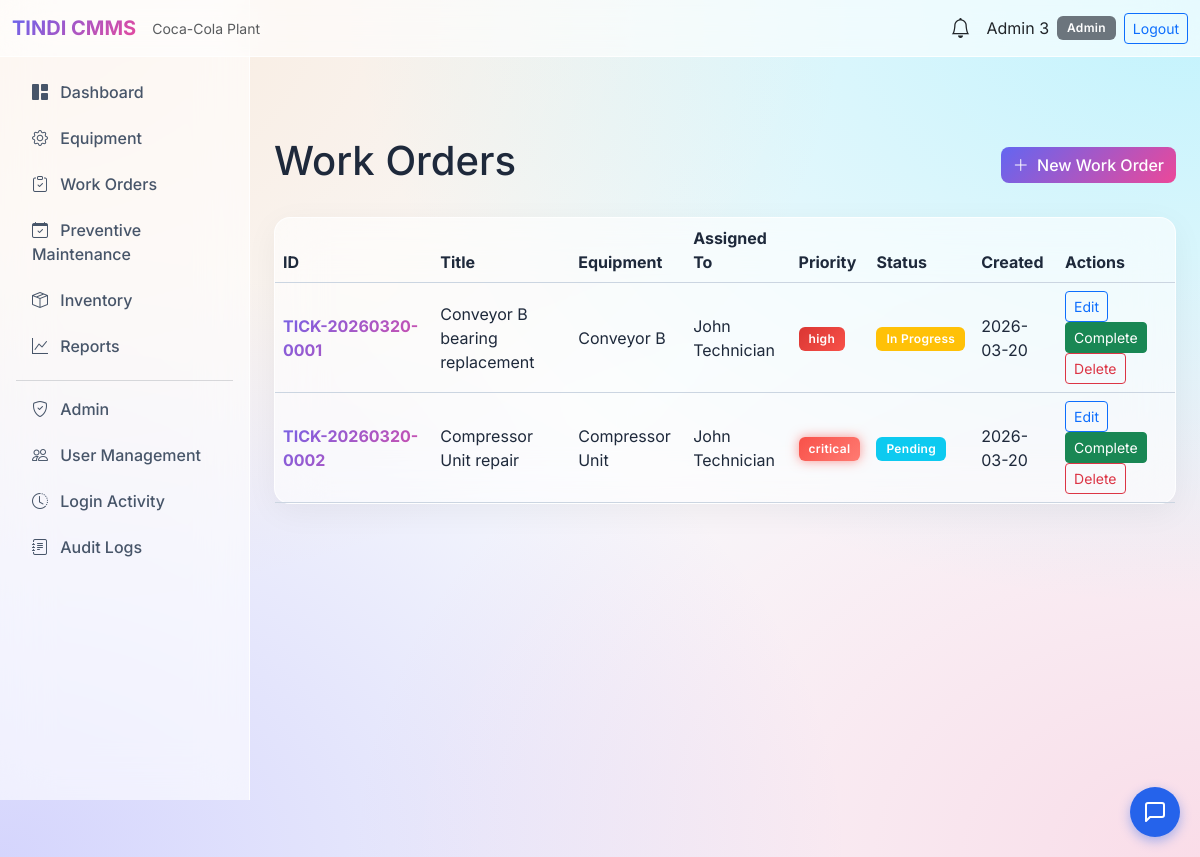
The app's page /work-orders (signed in), older data.
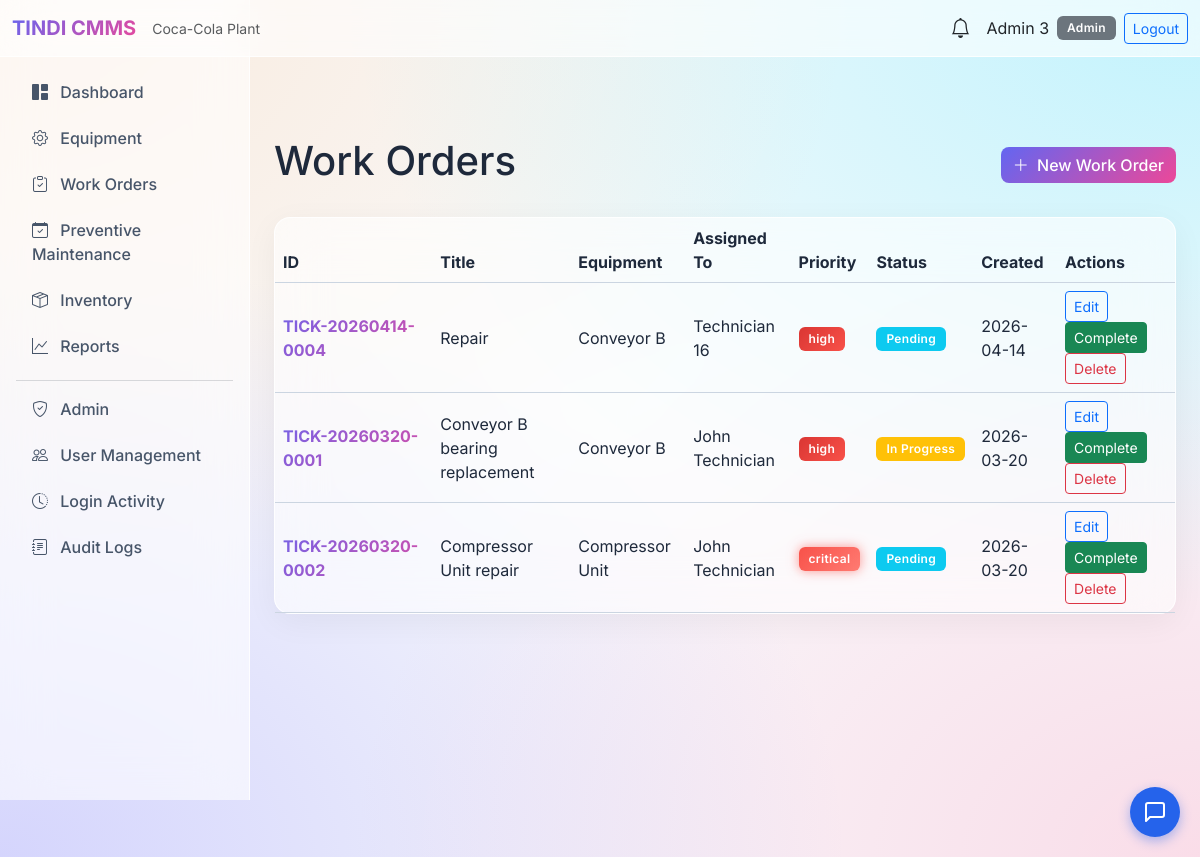
The same page, newer data.
### tables this page shows
CREATE TABLE work_orders (
    id INTEGER PRIMARY KEY AUTOINCREMENT,
    equipment_id INTEGER,
    assigned_to INTEGER,
    title TEXT NOT NULL,
    description TEXT,
    priority TEXT NOT NULL DEFAULT 'medium' CHECK(priority IN ('low', 'medium', 'high', 'critical')),
    status TEXT NOT NULL DEFAULT 'pending' CHECK(status IN ('pending', 'in_progress', 'completed', 'cancelled')),
    scheduled_date TEXT,
    date_created TEXT DEFAULT (date('now')),
    date_completed TEXT,
    maintenance_notes TEXT,
    created_by INTEGER,
    FOREIGN KEY (equipment_id) REFERENCES equipment(id) ON DELETE SET NULL,
    FOREIGN KEY (assigned_to) REFERENCES users(id),
    FOREIGN KEY (created_by) REFERENCES users(id)
);

CREATE TABLE equipment (
    id INTEGER PRIMARY KEY AUTOINCREMENT,
    name TEXT NOT NULL,
    category TEXT NOT NULL,
    location TEXT,
    status TEXT NOT NULL DEFAULT 'active' CHECK(status IN ('active', 'faulty', 'under_maintenance', 'inactive')),
    qr_code TEXT,
    serial_number TEXT,
    purchase_date TEXT,
    last_maintenance_date TEXT,
    notes TEXT,
    created_at TIMESTAMP DEFAULT CURRENT_TIMESTAMP,
    updated_at TIMESTAMP DEFAULT CURRENT_TIMESTAMP
);

CREATE TABLE users (
    id INTEGER PRIMARY KEY AUTOINCREMENT,
    name TEXT NOT NULL,
    email TEXT UNIQUE NOT NULL,
    password_hash TEXT NOT NULL,
    role TEXT NOT NULL CHECK(role IN ('Admin', 'Maintenance Manager', 'Technician', 'Store Manager')),
    is_active INTEGER DEFAULT 1,
    created_at TIMESTAMP DEFAULT CURRENT_TIMESTAMP,
    updated_at TIMESTAMP DEFAULT CURRENT_TIMESTAMP
, last_login TIMESTAMP, password TEXT);

### app/routes/work_order_routes.py (the view)
@work_order_bp.route('')
@login_required
@role_required('Admin', 'Maintenance Manager', 'Technician')
def list_work_orders():
    if session.get('user_role') == 'Technician':
        wos = get_all(assigned_to_user_id=session['user_id'])
    else:
        wos = get_all()
    can_create = session.get('user_role') in ['Admin', 'Maintenance Manager']
    return render_template('work_orders/list.html', work_orders=wos, can_create=can_create)

### app/models/notification.py (called while the page is built)
def get_unread(user_id):
    return execute_query(
        "SELECT * FROM notifications WHERE user_id = ? AND is_read = 0 ORDER BY created_at DESC",
        (user_id,), fetch_all=True
    )

### app/models/user.py (called while the page is built)
def get_by_id(user_id):
    return execute_query(
        "SELECT id, name, email, role, is_active FROM users WHERE id = ?",
        (user_id,), fetch_one=True
    )

### app/models/work_order.py (called while the page is built, shortened)
def get_all(assigned_to_user_id=None):
    return execute_query(
        """SELECT w.*, e.name as equipment_name, e.location as equipment_location,
                  u.name as assigned_to_name, u.email as assigned_to_email
           FROM work_orders w
           LEFT JOIN equipment e ON w.equipment_id = e.id
           LEFT JOIN users u ON w.assigned_to = u.id
           ORDER BY w.date_created DESC""",
        fetch_all=True
    )

### app/routes/auth_routes.py (called while the page is built)
def login_required(f):
    @wraps(f)
    def decorated(*args, **kwargs):
        if 'user_id' not in session:
            flash('Please log in to access this page.', 'warning')
            return redirect(url_for('auth.login'))
        return f(*args, **kwargs)
    return decorated

### templates/work_orders/list.html (shortened to what this page needs)
{% extends "base.html" %}
{% block content %}
<div class="d-flex justify-content-between align-items-center mb-4">
    <h1>{% if can_create %}Work Orders{% else %}My Work Orders{% endif %}</h1>
    {% if can_create %}
    <a href="{{ url_for('work_order.add') }}" class="btn btn-primary"><i class="bi bi-plus-lg me-1"></i> New Work Order</a>
    {% endif %}
</div>
<div class="card">
    <div class="table-responsive">
        <table class="table table-dark table-hover mb-0">
            <thead>
                <tr>
                    <th>ID</th>
                    <th>Title</th>
                    <th>Equipment</th>
                    <th>Assigned To</th>
                    <th>Priority</th>
                    <th>Status</th>
                    <th>Created</th>
                    <th>Actions</th>
                </tr>
            </thead>
            <tbody>
                {% for wo in work_orders %}
                <tr>
                    <td class="fw-bold brand-gradient">TICK-{{ wo.date_created|replace('-', '') }}-{{ "%04d" % wo.id }}</td>
                    <td>{{ wo.title }}</td>
                    <td>{{ wo.equipment_name or '-' }}</td>
                    <td>{{ wo.assigned_to_name or '-' }}</td>
                    <td><span class="badge badge-priority-{{ wo.priority }}">{{ wo.priority }}</span></td>
                    <td>
                        {% if wo.status == 'completed' %}<span class="badge bg-success">Completed</span>
                        {% elif wo.status == 'in_progress' %}<span class="badge bg-warning">In Progress</span>
                        {% elif wo.status == 'cancelled' %}<span class="badge bg-secondary">Cancelled</span>
                        {% else %}<span class="badge bg-info">Pending</span>{% endif %}
                    </td>
                    <td>{{ wo.date_created }}</td>
                    <td>
                        <a href="{{ url_for('work_order.edit', wo_id=wo.id) }}" class="btn btn-sm btn-outline-primary">Edit</a>
                        {% if wo.status != 'completed' %}
                        <form method="POST" action="{{ url_for('work_order.complete', wo_id=wo.id) }}" class="d-inline">
                            <button type="submit" class="btn btn-sm btn-success">Complete</button>
                        </form>
                        {% endif %}
                        {% if can_create %}
                        <form method="POST" action="{{ url_for('work_order.delete_work_order', wo_id=wo.id) }}" class="d-inline" onsubmit="return confirm('Delete this work order?');">
                            <button type="submit" class="btn btn-sm btn-outline-danger">Delete</button>
                        </form>
                        {% endif %}
                    </td>
                </tr>
                {% else %}
                <tr><td colspan="8" class="text-center text-muted">No work orders.</td></tr>
                {% endfor %}
            </tbody>
        </table>
    </div>
</div>
{% endblock %}

Row changes from the older to the newer data that the page shows:
added work_orders: date_created "20260414", id "0004", title "Repair", name "Conveyor B", name "Technician 16", priority "high", status "Pending", date_created "2026-04-14"
